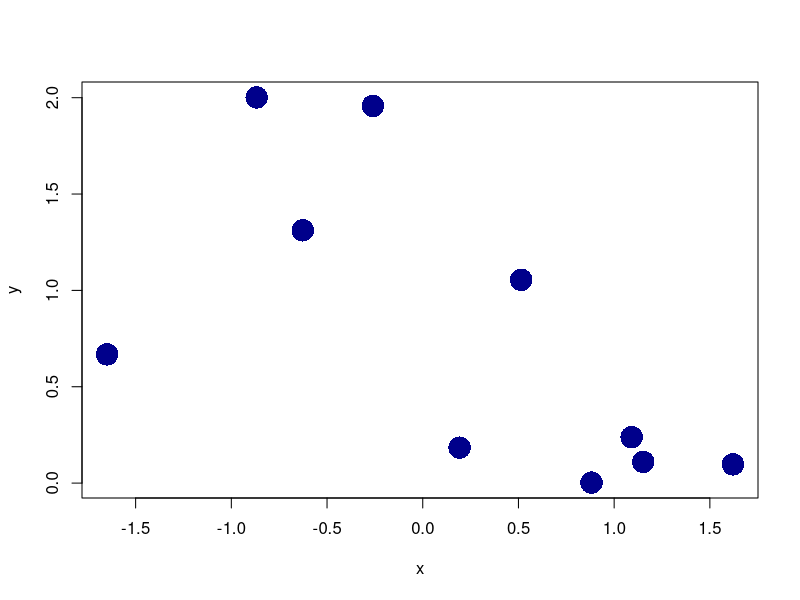

Write R code to recreate this figure.
## ---- chunk 1
x <- rnorm(10); y <- rnorm(10);

plot(x, y, cex = 3, col = "darkblue", pch = 16)


